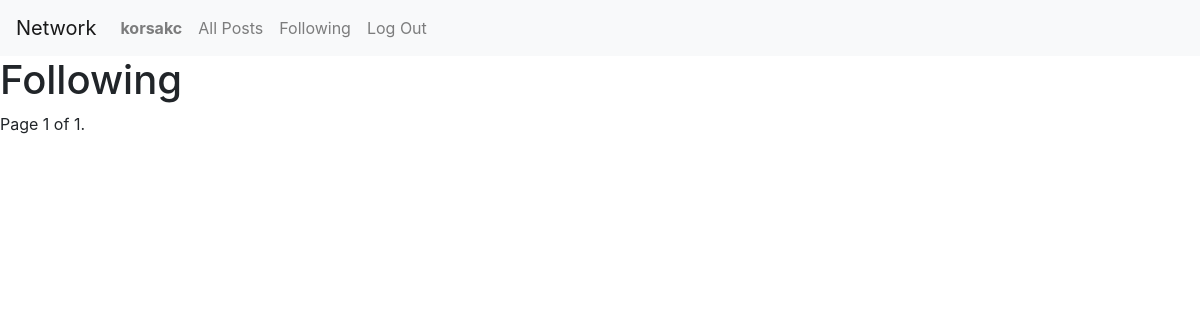
Page /following (signed in) on the earlier database version.
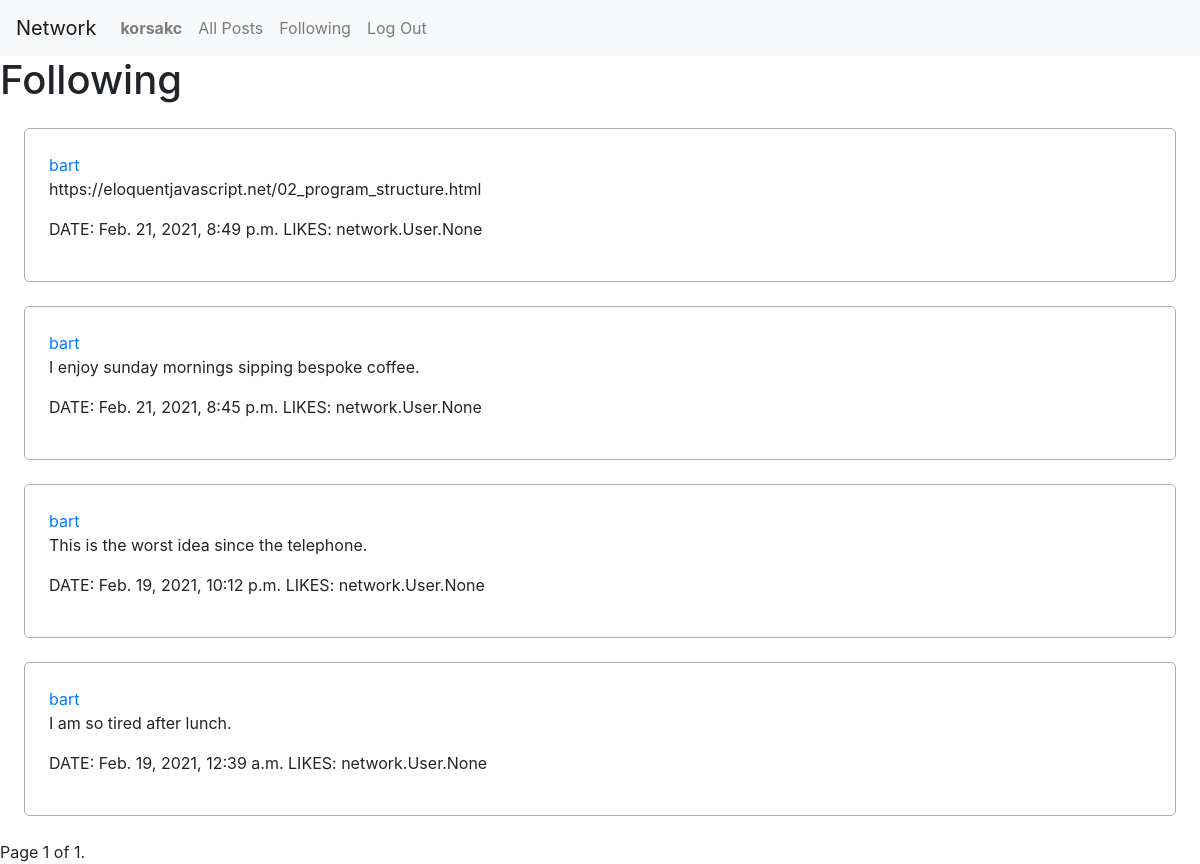
Same page on the later database version.
### network/models.py (models this page shows, shortened)
class Post(models.Model):
  creator = models.ForeignKey(User, on_delete=models.CASCADE)
  date = models.DateTimeField(auto_now_add=True)
  text = models.CharField(max_length=280)
  likes = models.ManyToManyField(User, blank=True, related_name="likedbyuser")

class User(AbstractUser):
  followers = models.ManyToManyField('User', blank=True, related_name="following")

### network/views.py (the view)
# urls.py: path("following", views.following, name="following")
@login_required(login_url='login')
def following(request):
  user = request.user
  following = user.following.all()
  posts = Post.objects.filter(creator__in=following).order_by('-date')
  paginator = Paginator(posts, 10) # Show 10 posts per page.
  page_number = request.GET.get('page')
  page_obj = paginator.get_page(page_number)
  return render(request, "network/following.html", {
    'page_obj': page_obj
  })

### network/templates/network/following.html (shortened to what this page needs)
{% extends "network/layout.html" %}
{% block body %}
  <h1>Following</h1>
  <section>
    {% for post in page_obj %}
      <div class="post">
        <a href="{% url 'profile' post.creator.username %}">{{ post.creator.username }}</a>
        <p>{{ post.text }}</p>
        <p><span>DATE: {{ post.date }}</span> <span>LIKES: {{ post.likes }}</span>
      </div>
    {% endfor %}
  </section>
  <div class="pagination">
    <span class="step-links">
        <span class="current">
            Page {{ page_obj.number }} of {{ page_obj.paginator.num_pages }}.
        </span>
    </span>
  </div>
{% endblock %}

Differences in the rows shown:
added Post: creator.username "bart", text "https://eloquentjavascript.net/02_program_structure.html", date "Feb. 21, 2021, 8:49 p.m.", likes "network.User.None"
added Post: creator.username "bart", text "I enjoy sunday mornings sipping bespoke coffee.", date "Feb. 21, 2021, 8:45 p.m.", likes "network.User.None"
added Post: creator.username "bart", text "This is the worst idea since the telephone.", date "Feb. 19, 2021, 10:12 p.m.", likes "network.User.None"
now on this page (row unchanged): Post: creator.username "bart", text "I am so tired after lunch.", date "Feb. 19, 2021, 12:39 a.m.", likes "network.User.None"
